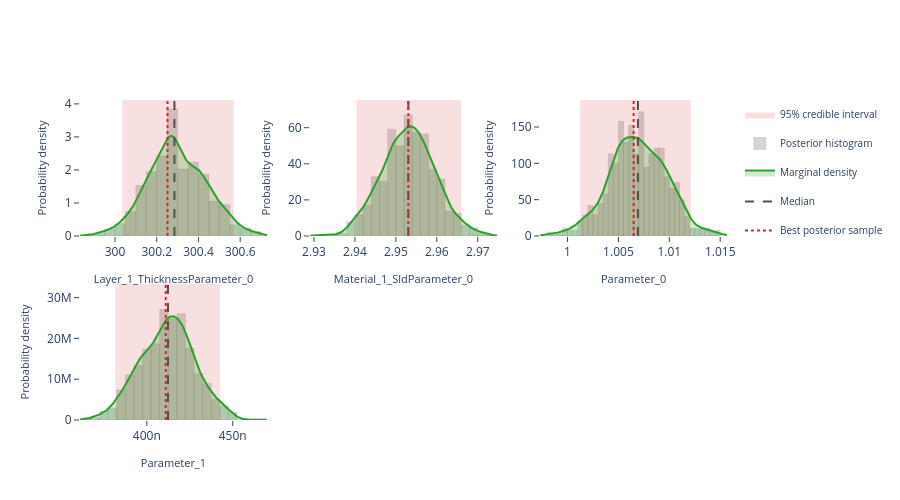

Notebook source saved alongside this figure:
### Markdown cell above
## Interactive posterior plots

The next three cells render the same Plotly figures that are shown on the
Bayesian Posterior tab of the EasyReflectometryApp:

* **Marginals** — per-parameter distribution: histogram + smooth KDE marginal,
  shaded 95% credible interval, and median / best-sample lines
  (`plot_distribution` or `posterior.distribution()`)
* **Corner plot** — pairwise marginals + 2-D contours + scatter (`plot_corner`)
* **Traces** — per-chain trace + marginal histogram (`plot_trace`)

The standalone helpers are called with ``return_figure=True`` so they return a
Plotly ``Figure`` that we render in the notebook with ``fig.show()``; the
``PosteriorResults`` methods return the figure directly.

### Code cell
# ---- Marginal posterior distributions ---------------------------------------
# One panel per free parameter, each overlaying the posterior histogram, a
# smooth Gaussian-KDE marginal, the shaded 95% credible interval, and the
# median / best-sample reference lines.  Mirrors the "Marginals" sub-tab in
# the EasyReflectometryApp.

# The PosteriorResults method passes ``logp`` through automatically so the
# best posterior sample (MAP) line is drawn:
fig = posterior.distribution()
fig.show()

# Standalone equivalent (pass ``logp`` to get the best-sample line):
# fig = plot_distribution(
#     posterior.draws,
#     posterior.param_names,
#     logp=posterior.logp,
#     return_figure=True,
# )
# fig.show()

### Figure 1 — Plotly figure (JSON) as saved in the notebook; plotly's stock layout.template omitted (floating-point values rounded to 4 significant figures; data arrays with more than 128 entries replaced by an {"elided": "..."} marker saying what was removed)
{"data": [{"fill": "toself", "fillcolor": "rgba(214, 39, 40, 0.14)", "hoverinfo": "skip", "legendgroup": "95% credible interval", "line": {"color": "rgba(214, 39, 40, 0.14)", "width": 0}, "mode": "lines", "name": "95% credible interval", "showlegend": true, "type": "scatter", "x": [300.0, 300.6, 300.6, 300.0, 300.0], "xaxis": "x", "y": [0.0, 0.0, 4.118, 4.118, 0.0], "yaxis": "y"}, {"histnorm": "probability density", "hovertemplate": "sample=%{x:.4f}<br>density: %{y:.2f}<extra></extra>", "legendgroup": "histogram", "marker": {"color": "rgba(120, 120, 120, 0.38)", "line": {"color": "rgba(120, 120, 120, 0.24)", "width": 1}}, "name": "Posterior histogram", "nbinsx": 40, "opacity": 0.82, "showlegend": true, "type": "histogram", "x": {"elided": "760 float values"}, "xaxis": "x", "yaxis": "y"}, {"fill": "tozeroy", "fillcolor": "rgba(44, 160, 44, 0.22)", "hovertemplate": "Layer_1_ThicknessParameter_0: %{x:.4f}<br>density: %{y:.4f}<extra></extra>", "legendgroup": "marginal", "line": {"color": "rgb(44, 160, 44)", "width": 2}, "mode": "lines", "name": "Marginal density", "showlegend": true, "type": "scatter", "x": {"elided": "256 float values"}, "xaxis": "x", "y": {"elided": "256 float values"}, "yaxis": "y"}, {"hovertemplate": "Median: %{x:.4f}<extra></extra>", "legendgroup": "Median", "line": {"color": "rgb(80, 80, 80)", "dash": "dash", "width": 2}, "mode": "lines", "name": "Median", "showlegend": true, "type": "scatter", "x": [300.3, 300.3], "xaxis": "x", "y": [0.0, 4.118], "yaxis": "y"}, {"hovertemplate": "Best posterior sample: %{x:.4f}<extra></extra>", "legendgroup": "Best posterior sample", "line": {"color": "rgb(214, 39, 40)", "dash": "dot", "width": 2}, "mode": "lines", "name": "Best posterior sample", "showlegend": true, "type": "scatter", "x": [300.3, 300.3], "xaxis": "x", "y": [0.0, 4.118], "yaxis": "y"}, {"fill": "toself", "fillcolor": "rgba(214, 39, 40, 0.14)", "hoverinfo": "skip", "legendgroup": "95% credible interval", "line": {"color": "rgba(214, 39, 40, 0.14)", "width": 0}, "mode": "lines", "name": "95% credible interval", "showlegend": false, "type": "scatter", "x": [2.94, 2.966, 2.966, 2.94, 2.94], "xaxis": "x2", "y": [0.0, 0.0, 75.35, 75.35, 0.0], "yaxis": "y2"}, {"histnorm": "probability density", "hovertemplate": "sample=%{x:.4f}<br>density: %{y:.2f}<extra></extra>", "legendgroup": "histogram", "marker": {"color": "rgba(120, 120, 120, 0.38)", "line": {"color": "rgba(120, 120, 120, 0.24)", "width": 1}}, "name": "Posterior histogram", "nbinsx": 40, "opacity": 0.82, "showlegend": false, "type": "histogram", "x": {"elided": "760 float values"}, "xaxis": "x2", "yaxis": "y2"}, {"fill": "tozeroy", "fillcolor": "rgba(44, 160, 44, 0.22)", "hovertemplate": "Material_1_SldParameter_0: %{x:.4f}<br>density: %{y:.4f}<extra></extra>", "legendgroup": "marginal", "line": {"color": "rgb(44, 160, 44)", "width": 2}, "mode": "lines", "name": "Marginal density", "showlegend": false, "type": "scatter", "x": {"elided": "256 float values"}, "xaxis": "x2", "y": {"elided": "256 float values"}, "yaxis": "y2"}, {"hovertemplate": "Median: %{x:.4f}<extra></extra>", "legendgroup": "Median", "line": {"color": "rgb(80, 80, 80)", "dash": "dash", "width": 2}, "mode": "lines", "name": "Median", "showlegend": false, "type": "scatter", "x": [2.953, 2.953], "xaxis": "x2", "y": [0.0, 75.35], "yaxis": "y2"}, {"hovertemplate": "Best posterior sample: %{x:.4f}<extra></extra>", "legendgroup": "Best posterior sample", "line": {"color": "rgb(214, 39, 40)", "dash": "dot", "width": 2}, "mode": "lines", "name": "Best posterior sample", "showlegend": false, "type": "scatter", "x": [2.953, 2.953], "xaxis": "x2", "y": [0.0, 75.35], "yaxis": "y2"}, {"fill": "toself", "fillcolor": "rgba(214, 39, 40, 0.14)", "hoverinfo": "skip", "legendgroup": "95% credible interval", "line": {"color": "rgba(214, 39, 40, 0.14)", "width": 0}, "mode": "lines", "name": "95% credible interval", "showlegend": false, "type": "scatter", "x": [1.001, 1.012, 1.012, 1.001, 1.001], "xaxis": "x3", "y": [0.0, 0.0, 187.3, 187.3, 0.0], "yaxis": "y3"}, {"histnorm": "probability density", "hovertemplate": "sample=%{x:.4f}<br>density: %{y:.2f}<extra></extra>", "legendgroup": "histogram", "marker": {"color": "rgba(120, 120, 120, 0.38)", "line": {"color": "rgba(120, 120, 120, 0.24)", "width": 1}}, "name": "Posterior histogram", "nbinsx": 40, "opacity": 0.82, "showlegend": false, "type": "histogram", "x": {"elided": "760 float values"}, "xaxis": "x3", "yaxis": "y3"}, {"fill": "tozeroy", "fillcolor": "rgba(44, 160, 44, 0.22)", "hovertemplate": "Parameter_0: %{x:.4f}<br>density: %{y:.4f}<extra></extra>", "legendgroup": "marginal", "line": {"color": "rgb(44, 160, 44)", "width": 2}, "mode": "lines", "name": "Marginal density", "showlegend": false, "type": "scatter", "x": {"elided": "256 float values"}, "xaxis": "x3", "y": {"elided": "256 float values"}, "yaxis": "y3"}, {"hovertemplate": "Median: %{x:.4f}<extra></extra>", "legendgroup": "Median", "line": {"color": "rgb(80, 80, 80)", "dash": "dash", "width": 2}, "mode": "lines", "name": "Median", "showlegend": false, "type": "scatter", "x": [1.007, 1.007], "xaxis": "x3", "y": [0.0, 187.3], "yaxis": "y3"}, {"hovertemplate": "Best posterior sample: %{x:.4f}<extra></extra>", "legendgroup": "Best posterior sample", "line": {"color": "rgb(214, 39, 40)", "dash": "dot", "width": 2}, "mode": "lines", "name": "Best posterior sample", "showlegend": false, "type": "scatter", "x": [1.006, 1.006], "xaxis": "x3", "y": [0.0, 187.3], "yaxis": "y3"}, {"fill": "toself", "fillcolor": "rgba(214, 39, 40, 0.14)", "hoverinfo": "skip", "legendgroup": "95% credible interval", "line": {"color": "rgba(214, 39, 40, 0.14)", "width": 0}, "mode": "lines", "name": "95% credible interval", "showlegend": false, "type": "scatter", "x": [3.817e-07, 4.427e-07, 4.427e-07, 3.817e-07, 3.817e-07], "xaxis": "x4", "y": [0.0, 0.0, 33330000.0, 33330000.0, 0.0], "yaxis": "y4"}, {"histnorm": "probability density", "hovertemplate": "sample=%{x:.4f}<br>density: %{y:.2f}<extra></extra>", "legendgroup": "histogram", "marker": {"color": "rgba(120, 120, 120, 0.38)", "line": {"color": "rgba(120, 120, 120, 0.24)", "width": 1}}, "name": "Posterior histogram", "nbinsx": 40, "opacity": 0.82, "showlegend": false, "type": "histogram", "x": {"elided": "760 float values"}, "xaxis": "x4", "yaxis": "y4"}, {"fill": "tozeroy", "fillcolor": "rgba(44, 160, 44, 0.22)", "hovertemplate": "Parameter_1: %{x:.4f}<br>density: %{y:.4f}<extra></extra>", "legendgroup": "marginal", "line": {"color": "rgb(44, 160, 44)", "width": 2}, "mode": "lines", "name": "Marginal density", "showlegend": false, "type": "scatter", "x": {"elided": "256 float values"}, "xaxis": "x4", "y": {"elided": "256 float values"}, "yaxis": "y4"}, {"hovertemplate": "Median: %{x:.4f}<extra></extra>", "legendgroup": "Median", "line": {"color": "rgb(80, 80, 80)", "dash": "dash", "width": 2}, "mode": "lines", "name": "Median", "showlegend": false, "type": "scatter", "x": [4.123e-07, 4.123e-07], "xaxis": "x4", "y": [0.0, 33330000.0], "yaxis": "y4"}, {"hovertemplate": "Best posterior sample: %{x:.4f}<extra></extra>", "legendgroup": "Best posterior sample", "line": {"color": "rgb(214, 39, 40)", "dash": "dot", "width": 2}, "mode": "lines", "name": "Best posterior sample", "showlegend": false, "type": "scatter", "x": [4.11e-07, 4.11e-07], "xaxis": "x4", "y": [0.0, 33330000.0], "yaxis": "y4"}], "layout": {"barmode": "overlay", "height": 500, "legend": {"font": {"size": 10}}, "plot_bgcolor": "white", "showlegend": true, "xaxis": {"anchor": "y", "domain": [0.0, 0.2889], "range": [299.8, 300.7], "showgrid": false, "ticks": "outside", "title": {"font": {"size": 11}, "text": "Layer_1_ThicknessParameter_0"}, "zeroline": false}, "xaxis2": {"anchor": "y2", "domain": [0.3556, 0.6444], "range": [2.929, 2.975], "showgrid": false, "ticks": "outside", "title": {"font": {"size": 11}, "text": "Material_1_SldParameter_0"}, "zeroline": false}, "xaxis3": {"anchor": "y3", "domain": [0.7111, 1.0], "range": [0.9973, 1.016], "showgrid": false, "ticks": "outside", "title": {"font": {"size": 11}, "text": "Parameter_0"}, "zeroline": false}, "xaxis4": {"anchor": "y4", "domain": [0.0, 0.2889], "range": [3.611e-07, 4.699e-07], "showgrid": false, "ticks": "outside", "title": {"font": {"size": 11}, "text": "Parameter_1"}, "zeroline": false}, "xaxis5": {"anchor": "y5", "domain": [0.3556, 0.6444], "showgrid": false, "ticks": "outside", "zeroline": false}, "xaxis6": {"anchor": "y6", "domain": [0.7111, 1.0], "showgrid": false, "ticks": "outside", "zeroline": false}, "yaxis": {"anchor": "x", "domain": [0.575, 1.0], "range": [0.0, 4.118], "showgrid": false, "ticks": "outside", "title": {"font": {"size": 11}, "text": "Probability density"}, "zeroline": false}, "yaxis2": {"anchor": "x2", "domain": [0.575, 1.0], "range": [0.0, 75.35], "showgrid": false, "ticks": "outside", "title": {"font": {"size": 11}, "text": "Probability density"}, "zeroline": false}, "yaxis3": {"anchor": "x3", "domain": [0.575, 1.0], "range": [0.0, 187.3], "showgrid": false, "ticks": "outside", "title": {"font": {"size": 11}, "text": "Probability density"}, "zeroline": false}, "yaxis4": {"anchor": "x4", "domain": [0.0, 0.425], "range": [0.0, 33330000.0], "showgrid": false, "ticks": "outside", "title": {"font": {"size": 11}, "text": "Probability density"}, "zeroline": false}, "yaxis5": {"anchor": "x5", "domain": [0.0, 0.425], "showgrid": false, "ticks": "outside", "zeroline": false}, "yaxis6": {"anchor": "x6", "domain": [0.0, 0.425], "showgrid": false, "ticks": "outside", "zeroline": false}}}
